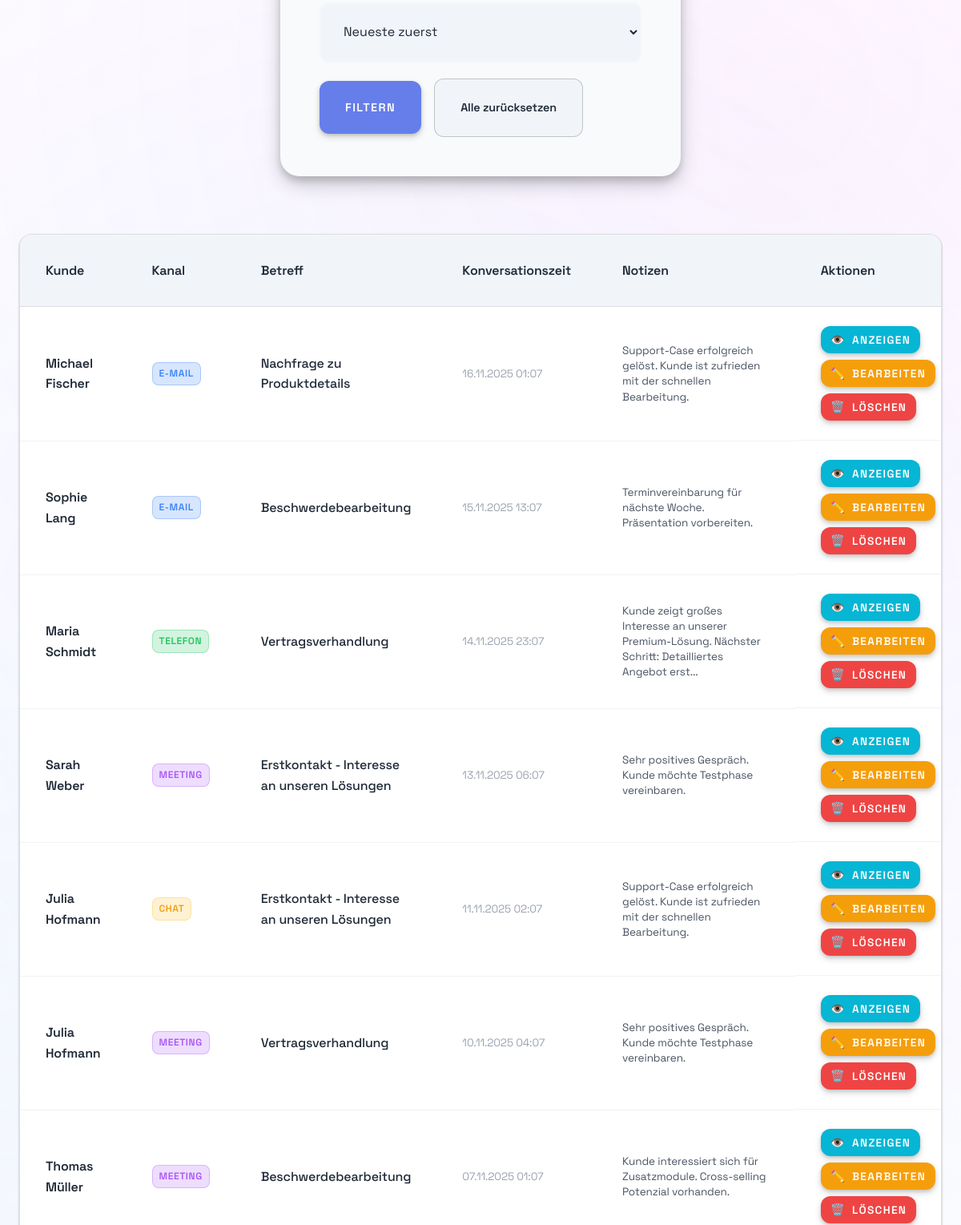
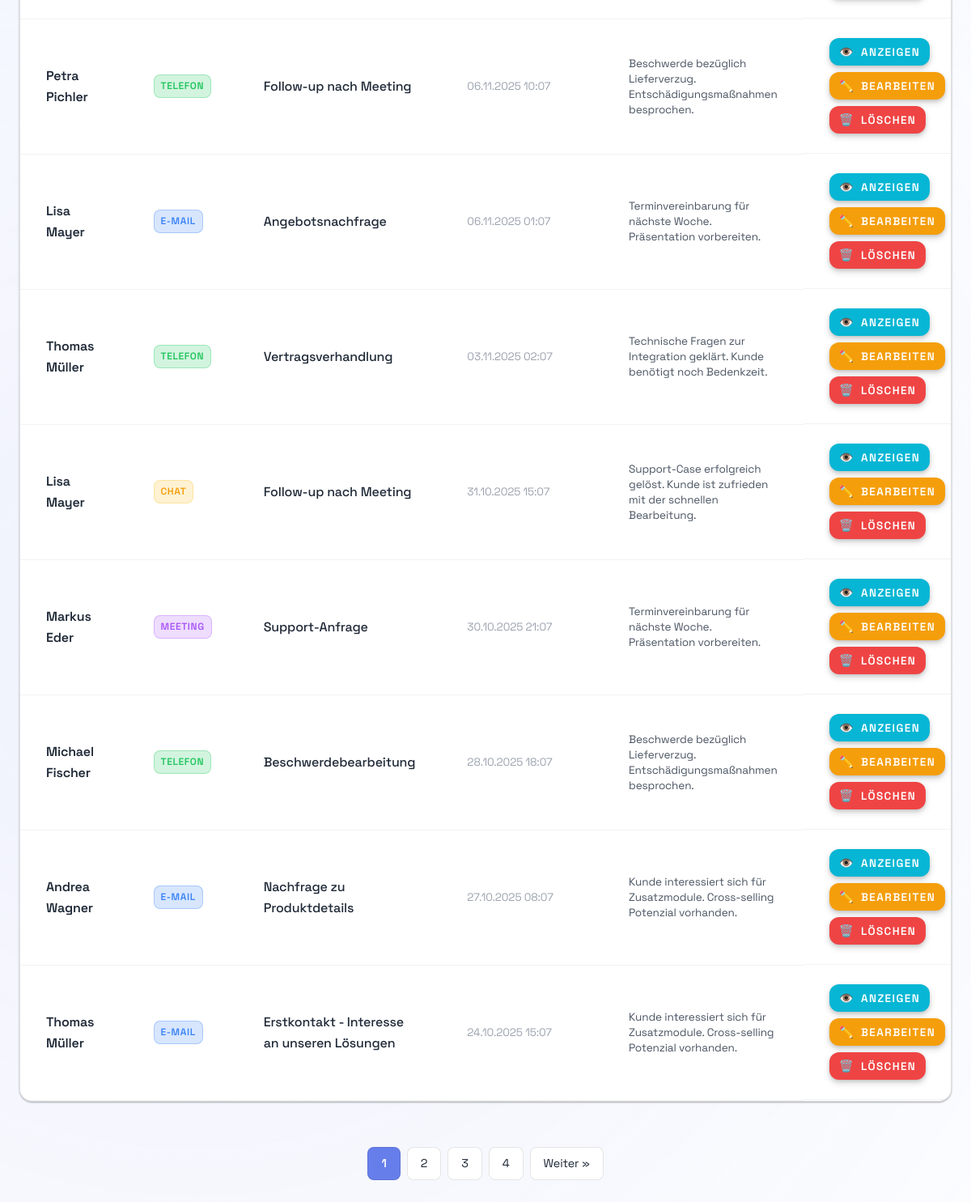
Page /conversations (signed in, lower part) on the earlier database version (2 pictures, top to bottom).
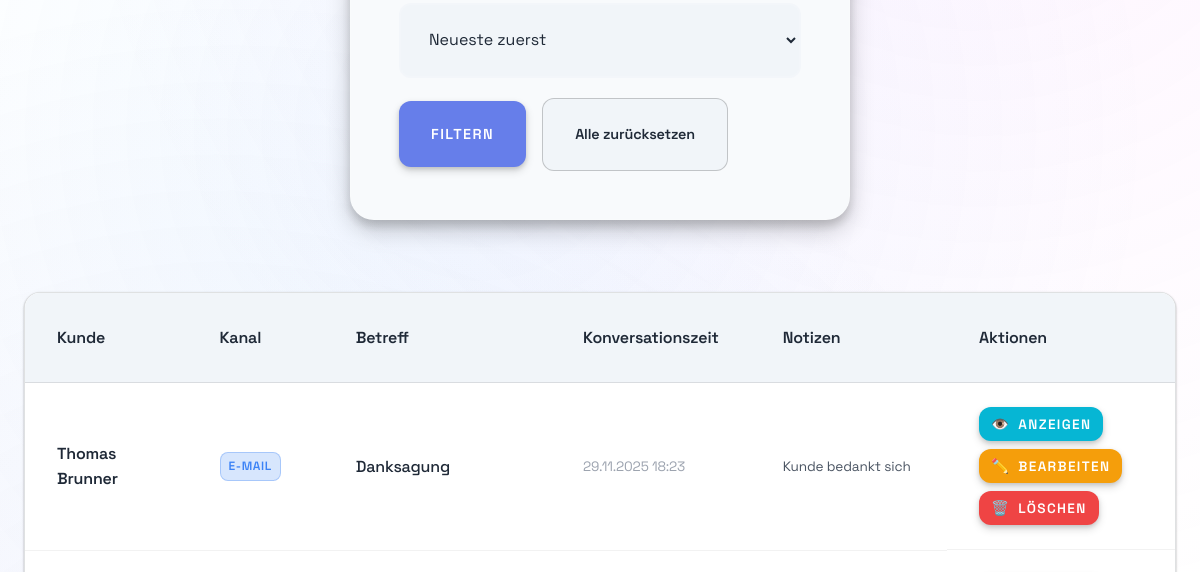
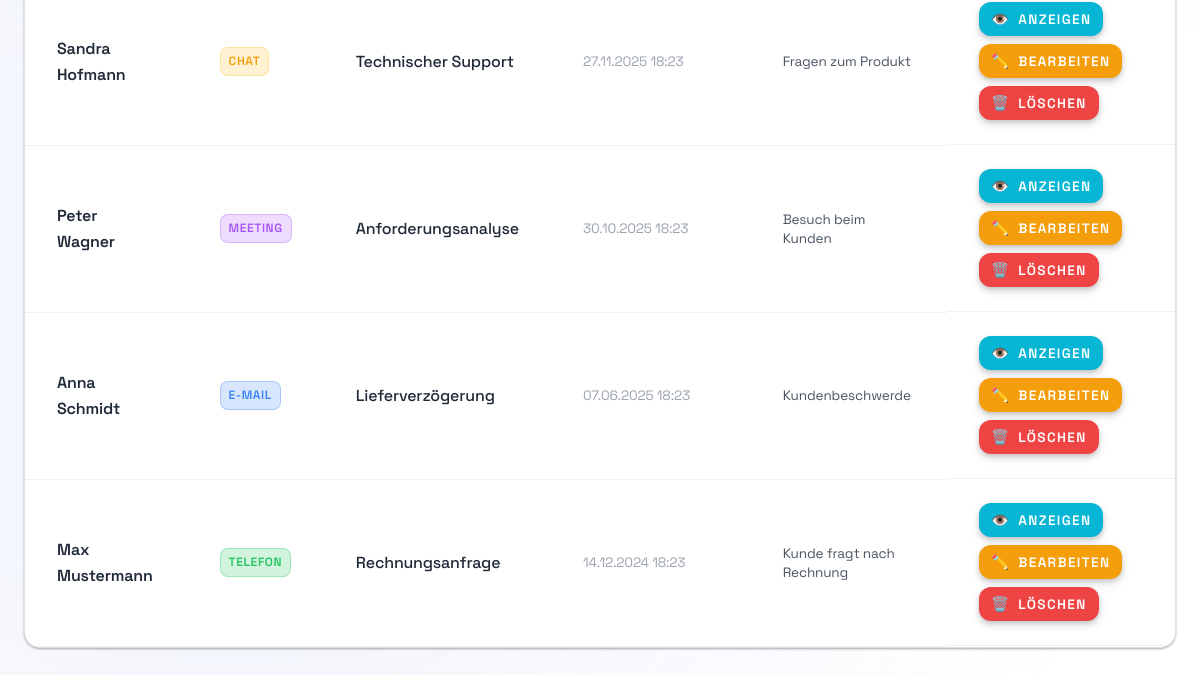
Same page on the later database version (2 pictures, top to bottom).
### models.py (models this page shows)
class Conversation(db.Model):
    __tablename__ = "conversations"
    id = db.Column(Integer, primary_key=True, autoincrement=True)
    customer_id = db.Column(Integer, ForeignKey("customers.id", ondelete="CASCADE"), nullable=False)
    user_id = db.Column(Integer, ForeignKey("users.id"))
    channel = db.Column(
        SAEnum("Telefon", "E-Mail", "Meeting", "Chat", name="conversation_channel", native_enum=False, create_constraint=True, validate_strings=True),
        nullable=False,
    )
    subject = db.Column(String(255))
    notes = db.Column(Text)
    conversation_time = db.Column(DateTime, nullable=False)
    customer = db.relationship("Customer", back_populates="conversations")
    user = db.relationship("User", back_populates="conversations")
    __table_args__ = (
        Index("idx_conversations_time", "conversation_time"),
        Index("idx_conversations_customer_time", "customer_id", "conversation_time"),
    )

class Customer(db.Model):
    __tablename__ = "customers"
    id = db.Column(Integer, primary_key=True, autoincrement=True)
    first_name = db.Column(String(100), nullable=False)
    last_name = db.Column(String(100), nullable=False)
    email = db.Column(String(255), unique=True)
    phone = db.Column(String(50))
    created_at = db.Column(DateTime, default=datetime.utcnow, nullable=False)
    orders = db.relationship("Order", back_populates="customer", cascade="all, delete-orphan")
    conversations = db.relationship("Conversation", back_populates="customer", cascade="all, delete-orphan")

### app.py (the view, shortened to what this page needs)
@app.route('/conversations', methods=['GET', 'POST'])
@login_required
def conversations():
    import json
    page = request.args.get('page', 1, type=int)
    per_page = 15
    selected_channel = request.args.get('channel', None)
    search_q = request.args.get('q', None)
    order = request.args.get('order', 'desc')  # 'desc' (default) oder 'asc'
    query = Conversation.query
    if selected_channel:
        query = query.filter_by(channel=selected_channel)
    if order == 'asc':
        query = query.order_by(Conversation.conversation_time.asc())
    else:
        query = query.order_by(Conversation.conversation_time.desc())
    conversations_pagination = query.paginate(page=page, per_page=per_page, error_out=False)
    customers_list = Customer.query.order_by(Customer.first_name, Customer.last_name).all()
    channels_raw = db.session.query(Conversation.channel).distinct().all()
    channels_list = [c[0] for c in channels_raw if c[0]]
    contacts_json = []
    for contact in conversations_pagination.items:
        contacts_json.append({
            'id': contact.id,
            'customer_id': contact.customer_id,
            'customer_name': f"{contact.customer.first_name} {contact.customer.last_name}" if contact.customer else None,
            'channel': contact.channel,
            'subject': contact.subject,
            'notes': contact.notes,
            'conversation_time': contact.conversation_time.isoformat() if contact.conversation_time else None,
            'conversation_time_formatted': contact.conversation_time.strftime('%d.%m.%Y %H:%M') if contact.conversation_time else None
        })
    return render_template('conversations.html',
                         conversations_pagination=conversations_pagination,
                         customers=customers_list,
                         contacts_json=json.dumps(contacts_json),
                         channels=channels_list,
                         selected_channel=selected_channel,
                         current_order=order,
                         search_q=search_q)

### app.py (called while the page is built)
def format_date(date_obj, with_time=False):
    if not date_obj:
        return 'N/A'
    if with_time:
        return date_obj.strftime('%d.%m.%Y %H:%M')
    return date_obj.strftime('%d.%m.%Y')

@app.template_filter('datetime')
def datetime_filter(date_obj):
    return format_date(date_obj, with_time=True)

def login_required(f):
    @wraps(f)
    def decorated_function(*args, **kwargs):
        if 'user_id' not in session:
            flash('Bitte loggen Sie sich zuerst ein')
            return redirect(url_for('index'))
        return f(*args, **kwargs)
    return decorated_function

### templates/conversations.html (shortened to what this page needs)
{% extends "base.html" %}
{% block content %}
<div class="filter-bar" style="margin-bottom: var(--space-md); display:flex; gap:var(--space-md); align-items:center;">
    <form method="GET" action="{{ url_for('conversations') }}" style="display:flex; gap:var(--space-sm); align-items:center;">
        <select id="order" name="order">
            <option value="desc" {% if current_order != 'asc' %}selected{% endif %}>Neueste zuerst</option>
        </select>
        <button type="submit" class="btn btn-primary">Filtern</button>
        <a href="{{ url_for('conversations') }}" class="btn btn-secondary">Alle zurücksetzen</a>
    </form>
</div>
<div class="table-container">
    <table class="data-table">
        <thead>
            <tr>
                <th>Kunde</th>
                <th>Kanal</th>
                <th>Betreff</th>
                <th>Konversationszeit</th>
                <th>Notizen</th>
                <th>Aktionen</th>
            </tr>
        </thead>
        <tbody>
            {% for contact in conversations_pagination.items %}
            <tr>
                <td class="customer-name">
                    {% if contact.customer %}
                        {{ contact.customer.first_name }} {{ contact.customer.last_name }}
                    {% else %}
                        <span class="text-muted">Unbekannt</span>
                    {% endif %}
                </td>
                <td>
                    <span class="channel-badge channel-{{ contact.channel.lower().replace('ä', 'ae').replace('ö', 'oe').replace('ü', 'ue') if contact.channel else 'unknown' }}">
                        {{ contact.channel or 'Unbekannt' }}
                    </span>
                </td>
                <td class="subject">{{ contact.subject or '-' }}</td>
                <td class="contact-time">{{ contact.conversation_time|datetime }}</td>
                <td class="notes-preview">
                    <div class="notes-text">{{ contact.notes[:100] }}{% if contact.notes and contact.notes|length > 100 %}...{% endif %}</div>
                </td>
                <td class="actions">
                    <button class="btn btn-small btn-info" onclick="viewConversation({{ contact.id }})">
                        <span class="btn-icon">👁️</span>Anzeigen
                    </button>
                    <button class="btn btn-small btn-edit" onclick="editConversation({{ contact.id }})">
                        <span class="btn-icon">✏️</span>Bearbeiten
                    </button>
                    <button class="btn btn-small btn-danger" onclick="deleteConversation({{ contact.id }}, '{{ contact.subject or 'Konversation' }}')">
                        <span class="btn-icon">🗑️</span>Löschen
                    </button>
                </td>
            </tr>
            {% else %}
            <tr>
                <td colspan="6" class="empty-state">Keine Konversationen gefunden. Dokumentieren Sie die erste Kundenkonversation!</td>
            </tr>
            {% endfor %}
        </tbody>
    </table>
</div>
{% if conversations_pagination.pages > 1 %}
<div class="pagination">
    {% for page_num in conversations_pagination.iter_pages(left_edge=1, right_edge=1, left_current=1, right_current=2) %}
        {% if page_num %}
            {% if page_num == conversations_pagination.page %}
                <span class="page-link active">{{ page_num }}</span>
            {% else %}
                <a href="{{ url_for('conversations', page=page_num, channel=selected_channel, q=search_q, order=current_order) }}" class="page-link">{{ page_num }}</a>
            {% endif %}
        {% else %}
            <span class="page-link">...</span>
        {% endif %}
    {% endfor %}
    {% if conversations_pagination.has_next %}
        <a href="{{ url_for('conversations', page=conversations_pagination.next_num, channel=selected_channel, q=search_q, order=current_order) }}" class="page-link">Weiter »</a>
    {% endif %}
</div>
{% endif %}
{% endblock %}

Differences in the rows shown:
removed Conversation: customer.first_name "Michael", customer.last_name "Fischer", channel "E-MAIL", subject "Nachfrage zu Produktdetails", conversation_time "16.11.2025 01:07", notes "Support-Case erfolgreich gelöst. Kunde ist zufrieden mit der schnellen Bearbeitung."
removed Conversation: customer.first_name "Sophie", customer.last_name "Lang", channel "E-MAIL", subject "Beschwerdebearbeitung", conversation_time "15.11.2025 13:07", notes "Terminvereinbarung für nächste Woche. Präsentation vorbereiten."
removed Conversation: customer.first_name "Maria", customer.last_name "Schmidt", channel "TELEFON", subject "Vertragsverhandlung", conversation_time "14.11.2025 23:07", notes "Kunde zeigt großes Interesse an unserer Premium-Lösung. Nächster Schritt: Detailliertes Angebot erst"
removed Conversation: customer.first_name "Sarah", customer.last_name "Weber", channel "MEETING", subject "Erstkontakt - Interesse an unseren Lösungen", conversation_time "13.11.2025 06:07", notes "Sehr positives Gespräch. Kunde möchte Testphase vereinbaren."
removed Conversation: customer.first_name "Julia", customer.last_name "Hofmann", channel "CHAT", subject "Erstkontakt - Interesse an unseren Lösungen", conversation_time "11.11.2025 02:07", notes "Support-Case erfolgreich gelöst. Kunde ist zufrieden mit der schnellen Bearbeitung."
removed Conversation: customer.first_name "Julia", customer.last_name "Hofmann", channel "MEETING", subject "Vertragsverhandlung", conversation_time "10.11.2025 04:07", notes "Sehr positives Gespräch. Kunde möchte Testphase vereinbaren."
removed Conversation: customer.first_name "Thomas", customer.last_name "Müller", channel "MEETING", subject "Beschwerdebearbeitung", conversation_time "07.11.2025 01:07", notes "Kunde interessiert sich für Zusatzmodule. Cross-selling Potenzial vorhanden."
removed Conversation: customer.first_name "Petra", customer.last_name "Pichler", channel "TELEFON", subject "Follow-up nach Meeting", conversation_time "06.11.2025 10:07", notes "Beschwerde bezüglich Lieferverzug. Entschädigungsmaßnahmen besprochen."
removed Conversation: customer.first_name "Lisa", customer.last_name "Mayer", channel "E-MAIL", subject "Angebotsnachfrage", conversation_time "06.11.2025 01:07", notes "Terminvereinbarung für nächste Woche. Präsentation vorbereiten."
removed Conversation: customer.first_name "Thomas", customer.last_name "Müller", channel "TELEFON", subject "Vertragsverhandlung", conversation_time "03.11.2025 02:07", notes "Technische Fragen zur Integration geklärt. Kunde benötigt noch Bedenkzeit."
removed Conversation: customer.first_name "Lisa", customer.last_name "Mayer", channel "CHAT", subject "Follow-up nach Meeting", conversation_time "31.10.2025 15:07", notes "Support-Case erfolgreich gelöst. Kunde ist zufrieden mit der schnellen Bearbeitung."
removed Conversation: customer.first_name "Markus", customer.last_name "Eder", channel "MEETING", subject "Support-Anfrage", conversation_time "30.10.2025 21:07", notes "Terminvereinbarung für nächste Woche. Präsentation vorbereiten."
removed Conversation: customer.first_name "Michael", customer.last_name "Fischer", channel "TELEFON", subject "Beschwerdebearbeitung", conversation_time "28.10.2025 18:07", notes "Beschwerde bezüglich Lieferverzug. Entschädigungsmaßnahmen besprochen."
removed Conversation: customer.first_name "Andrea", customer.last_name "Wagner", channel "E-MAIL", subject "Nachfrage zu Produktdetails", conversation_time "27.10.2025 08:07", notes "Kunde interessiert sich für Zusatzmodule. Cross-selling Potenzial vorhanden."
removed Conversation: customer.first_name "Thomas", customer.last_name "Müller", channel "E-MAIL", subject "Erstkontakt - Interesse an unseren Lösungen", conversation_time "24.10.2025 15:07", notes "Kunde interessiert sich für Zusatzmodule. Cross-selling Potenzial vorhanden."
now on this page (row edited): Conversation: customer.first_name "Thomas", customer.last_name "Brunner", channel "E-MAIL", subject "Danksagung", conversation_time "29.11.2025 18:23", notes "Kunde bedankt sich"
now on this page (row edited): Conversation: customer.first_name "Sandra", customer.last_name "Hofmann", channel "CHAT", subject "Technischer Support", conversation_time "27.11.2025 18:23", notes "Fragen zum Produkt"
now on this page (row edited): Conversation: customer.first_name "Peter", customer.last_name "Wagner", channel "MEETING", subject "Anforderungsanalyse", conversation_time "30.10.2025 18:23", notes "Besuch beim Kunden"
added Conversation: customer.first_name "Anna", customer.last_name "Schmidt", channel "E-MAIL", subject "Lieferverzögerung", conversation_time "07.06.2025 18:23", notes "Kundenbeschwerde"
now on this page (row edited): Conversation: customer.first_name "Max", customer.last_name "Mustermann", channel "TELEFON", subject "Rechnungsanfrage", conversation_time "14.12.2024 18:23", notes "Kunde fragt nach Rechnung"
Other differences:
list line gone: "1"
list line gone: "2"
list line gone: "3"
list line gone: "4"
text no longer shown: "Weiter »"
